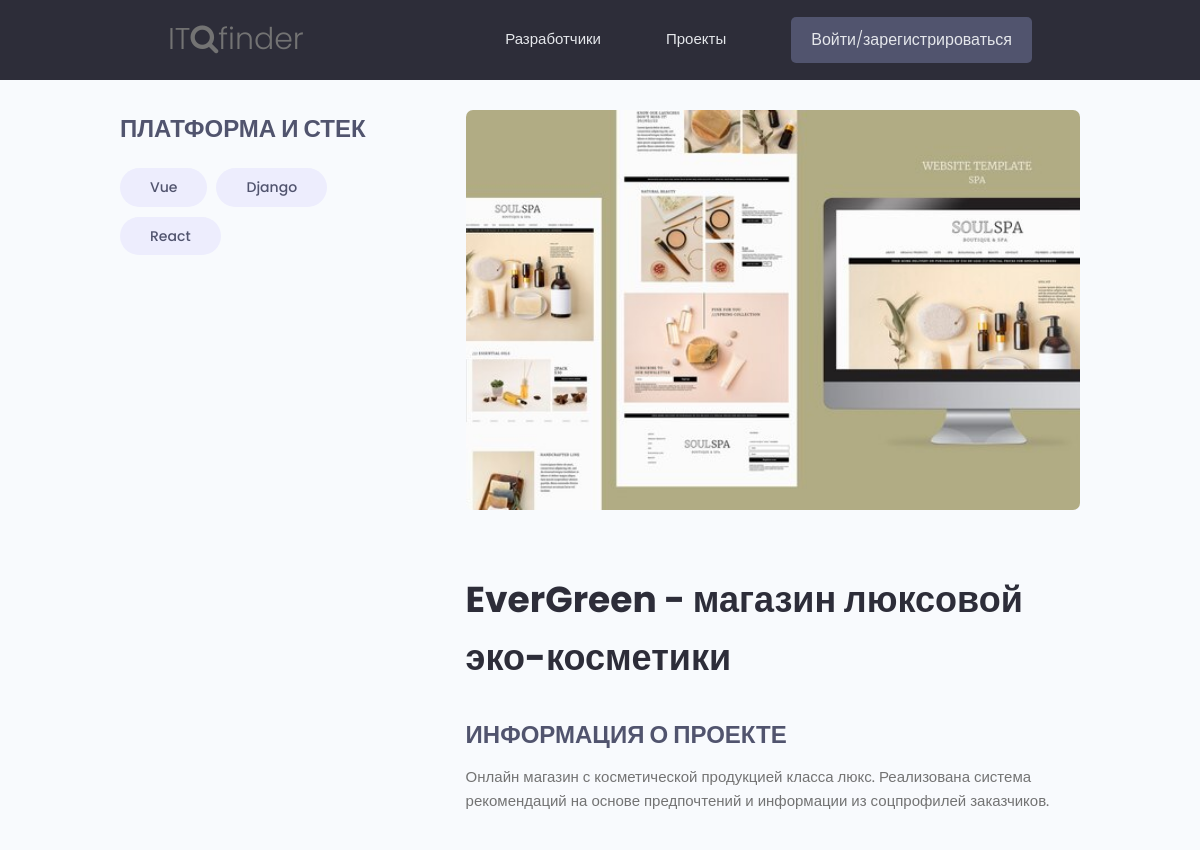
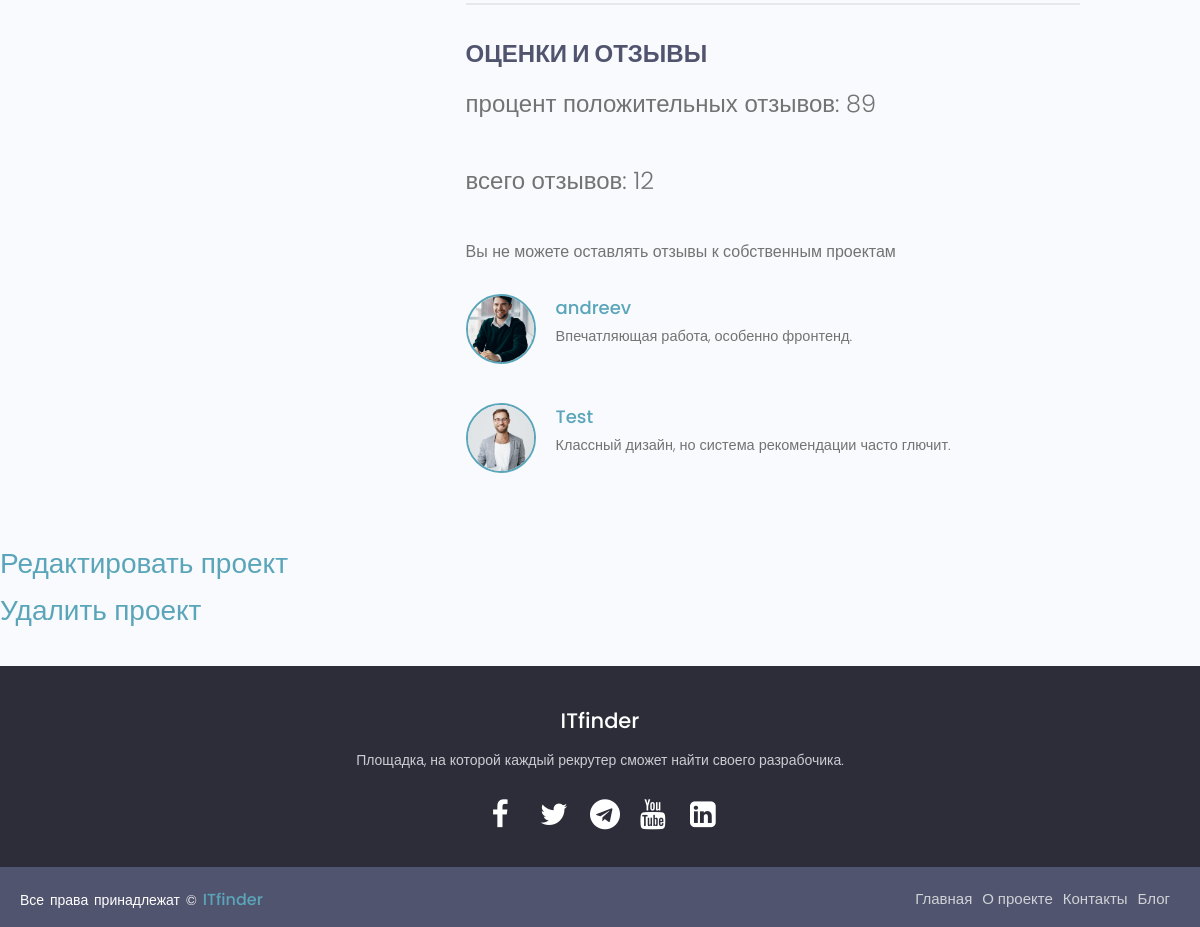
The app's page /projects/project-object/evergreen-shop-luxury-cosmetics/ with its own data (2 pictures, top to bottom).
### projects/models.py (models this page shows, shortened)
class Tag(models.Model):
    name = models.CharField(max_length=100)
    slug = models.SlugField()
    created = models.DateTimeField(auto_now_add=True)
    id = models.UUIDField(default=uuid.uuid4, unique=True, primary_key=True, editable=False)
    def __str__(self):
        return self.name

class Project(models.Model):
    title = models.CharField(max_length=100)
    owner = models.ForeignKey(Profile, null=True, blank=True, on_delete=models.CASCADE)
    slug = models.SlugField()
    image = models.ImageField(null=True, blank=True, default="project_images/default.jpg", upload_to='project_images')
    description = models.TextField(null=True, blank=True)
    tags = models.ManyToManyField(Tag, blank=True)
    total_votes = models.IntegerField(default=0, null=True, blank=True)
    votes_ratio = models.IntegerField(default=0, null=True, blank=True)
    demo_link = models.CharField(max_length=500, null=True, blank=True)
    source_link = models.CharField(max_length=500, null=True, blank=True)
    created = models.DateTimeField(auto_now_add=True)
    id = models.UUIDField(default=uuid.uuid4, unique=True, primary_key=True, editable=False)
    @property
    def reviewers(self):
        queryset = self.review_set.all().values_list('owner__id', flat=True)
        return queryset

class Review(models.Model):
    project = models.ForeignKey(Project, on_delete=models.CASCADE, null=True)
    VOTE_TYPE = (
        ('up', 'Up Vote'),
        ('down', 'Down Vote'),
    )
    owner = models.ForeignKey(Profile, on_delete=models.CASCADE, null=True)
    body = models.TextField(null=True, blank=True)
    value = models.CharField(max_length=200, choices=VOTE_TYPE)
    created = models.DateTimeField(auto_now_add=True)
    id = models.UUIDField(default=uuid.uuid4, unique=True, primary_key=True, editable=False)

### users/models.py (models this page shows)
class Profile(models.Model):
    user = models.OneToOneField(
        User, on_delete=models.CASCADE, null=True, blank=True)
    name = models.CharField(max_length=50, blank=True, null=True)
    email = models.EmailField(max_length=50, blank=True, null=True)
    username = models.CharField(max_length=50, blank=True, null=True)
    city = models.CharField(max_length=50, blank=True, null=True)
    intro = models.CharField(max_length=200, blank=True, null=True)
    bio = models.TextField(blank=True, null=True)
    image = models.ImageField(
        null=True, blank=True, upload_to='profile_images', default="profile_images/default.jpg")
    skills = models.ManyToManyField(Skill, blank=True)
    github = models.CharField(max_length=100, blank=True, null=True)
    twitter = models.CharField(max_length=100, blank=True, null=True)
    linkedin = models.CharField(max_length=100, blank=True, null=True)
    youtube = models.CharField(max_length=100, blank=True, null=True)
    website = models.CharField(max_length=100, blank=True, null=True)
    created = models.DateTimeField(auto_now_add=True)
    id = models.UUIDField(default=uuid.uuid4, unique=True,
                          primary_key=True, editable=False)
    def __str__(self):
        return str(self.username)
    class Meta:
        ordering = ['created']

### projects/views.py (the view, shortened to what this page needs)
# urls.py: path('project-object/<slug:project_slug>/', views.project, name='project'),
def project(request, project_slug):
	project = Project.objects.get(slug=project_slug)
	tags = project.tags.all()
	form = ReviewForm()
	return render(request, 'projects/single-project.html', {'project': project, 'form': form})

### projects/templates/projects/single-project.html (shortened to what this page needs)
{% extends 'base.html' %}
{% block content %}
<main class="singleProject my-md">
    <div class="container">
        <div class="layout">
            <div class="column column--1of3">
                <h3 class="singleProject__subtitle">Платформа и стек</h3>
                <div class="singleProject__toolStack">
                {% for tag in project.tags.all %}
                <a href="{% url 'tag' tag.slug %}" class="tag tag--pill tag--sub tag--lg">{{tag}}</a>
                {% endfor %}
                </div>
            </div>
            <div class="column column--2of3">
                {%  if project.image %}
                <img class="singleProject__preview" src="{{ project.image.url }}" alt="portfolio thumbnail" />
                {%  endif  %}
                <h2 class="singleProject__title">{{ project.title }}</h2>
                <h3 class="singleProject__subtitle">Информация о проекте</h3>
                <div class="singleProject__info">
                    {{ project.description }}
                </div>
                <div class="comments">
                    <h3 class="singleProject__subtitle">Оценки и отзывы</h3>
                    <h5 class="project--rating">
                    процент положительных отзывов: {{project.votes_ratio}}
                    </h5>
                    <h5 class="project--rating">
                    всего отзывов: {{project.total_votes}}
                    </h5>
                    {% if request.user.profile.username in project.reviewers %}
                    <p>Вы уже писали отзыв об этом проекте</p>
                    {% elif request.user.profile == project.owner %}
                    <p>Вы не можете оставлять отзывы к собственным проектам</p>
                    {% else %}
                    <a href="{% url 'login' %}?next={{ request.path }}">Войдите, чтобы оставить отзыв</a>
                    {% endif %}
                    <div class="commentList">
                        {% for review in project.review_set.all %}
                        {% if review.body %}
                        <div class="comment">
                            <a href="{% url 'user-profile' review.owner  %}">
                                <img class="avatar avatar--md" src="{{ review.owner.image.url }}" alt="user" />
                            </a>
                            <div class="comment__details">
                                <a href="{% url 'user-profile' review.owner  %}"
                                    class="comment__author">{{ review.owner }}</a>
                                <p class="comment__info">{{ review.body|linebreaksbr }}</p>
                            </div>
                        </div>
                        {% endif %}
                        {% endfor %}
                    </div>
                </div>
            </div>
        </div>
    </div>
    <h4><a href="{% url 'update-project' project.slug %}">Редактировать проект</a></h4>
    <h4><a href="{% url 'delete-project' project.slug %}">Удалить проект</a></h4>
</main>
{% endblock %}

### projects/static/styles/main.css (style rules this page uses)
* { margin: 0; padding: 0; box-sizing: border-box; }
:root { --color-sub: #2d2d39; }
img { width: 100%; }
.singleProject .column--1of3 { order: 2; }
@media screen and (min-width: 1081px) { .singleProject .column--1of3 { order: 1; } }
@media screen and (min-width: 1081px) { .singleProject .column--2of3 { order: 2; } }
.singleProject__toolStack { margin-top: 2rem; margin-bottom: 4rem; }
.singleProject__preview { height: 50vh; object-fit: cover; object-position: top center; margin-bottom: 3rem; border-radius: 0.7rem; }
.singleProject__title { font-size: 3.6rem; font-weight: 700; color: var(--color-sub); margin-bottom: 3rem; }
.project--rating { margin-bottom: 1.6em; margin-top: .5em; }
.singleProject__subtitle { text-transform: uppercase; font-size: 2.4rem; font-weight: 700; color: var(--color-sub-light); margin-bottom: 1rem; }
.comments { margin-top: 4rem; padding-top: 3rem; border-top: 2px solid var(--color-light); }
.commentList { margin: 3rem 0; }
.comment { display: flex; gap: 2rem; }
.comment:not(:last-child) { margin-bottom: 3rem; }
.comment__author { font-size: 1.8rem; }
.comment__info { font-size: 1.45rem; }

### projects/static/uikit/styles/modules/_variables.css (style rules this page uses)
:root { --color-main: #5aa5b9; --color-main-light: #e6faff; --color-sub: #3f4156; --color-sub-light: #51546e; --color-sub-lighter: #ededfd; --color-text: #737373; --color-gray: #8b8b8b; --color-light: #e5e7eb; --color-light-gray: #767676; --color-bg: #f8fafd; --color-white: #fffefd; --color-white-light: #f3f3f3; --color-success: #359e64; --color-success-bg: #def8e8; --color-error: #fc4b0b; --color-error-bg: #fff2ee; --font-base: 'Poppins', arial, helvetica, 'Segoe UI', roboto, ubuntu, sans-serif; --font-monospace: 'Fira Code', 'Courier New', courier, monospace; --font-regular: 300; --font-medium: 500; --font-bold: 700; --generic-shadow: 1px 1px 5px #00000010; --generic-transition: all 0.3s ease-in-out; }

### projects/static/uikit/styles/modules/_base.css (style rules this page uses)
* { margin: 0; padding: 0; box-sizing: border-box; text-rendering: optimizeLegibility; color: inherit; font-size: inherit; }
html { font-size: 50%; }
@media only screen and (min-width: 480px) { html { font-size: 56.25%; } }
@media only screen and (min-width: 1200px) { html { font-size: 62.5%; } }
body { line-height: 1.6; font-weight: 400; font-size: 1.5rem; color: var(--color-text); background-color: var(--color-bg); min-height: 100vh; }

### projects/static/uikit/styles/modules/_typography.css (style rules this page uses)
* { font-family: var(--font-base); }
h2 { font-size: 3.6rem; font-weight: var(--font-bold); }
h3 { font-size: 3.2rem; font-weight: var(--font-medium); }
h4 { font-size: 2.8rem; font-weight: var(--font-medium); }
h5 { font-size: 2.4rem; font-weight: var(--font-medium); }
h5, h6 { font-weight: var(--font-regular); }
p, span, strong { font-size: 1.6rem; color: var(--color-text); font-weight: var(--font-regular); }
a { padding-bottom: 2px; text-decoration: none; display: inline-block; color: var(--color-main); font-weight: var(--font-medium); }

### projects/static/uikit/styles/modules/_utilities.css (style rules this page uses)
.container { width: 92%; max-width: 165rem; margin: 0 auto; box-sizing: border-box; }
@media screen and (min-width: 1000px) { .container { width: 90%; } }
@media screen and (min-width: 1200px) { .container { width: 80%; } }
.my-md { margin: 3rem auto; }

### projects/static/uikit/styles/modules/_avatar.css (style rules this page uses)
.avatar { border-radius: 50%; border: 2px solid var(--color-main); object-fit: cover; }
.avatar--md { height: 7rem; width: 7rem; }

### projects/static/uikit/styles/modules/_tag.css (style rules this page uses)
.tag { display: inline-flex; align-items: center; background-color: var(--color-sub); height: -webkit-fit-content; height: -moz-fit-content; height: fit-content; width: -webkit-fit-content; width: -moz-fit-content; width: fit-content; border-radius: 0.5rem; padding: 0.5rem 1.5rem; font-size: 1.2rem; cursor: pointer; }
.tag:not(:last-child) { margin-right: 0.25rem; margin-bottom: 0.75rem; }
.tag--pill { border-radius: 5rem; }
.tag--sub, .tag--sub > small { background: var(--color-sub-lighter); color: var(--color-sub-light); font-weight: 500; }
.tag--lg { padding: 0.8rem 3rem; font-size: 1.4rem; }
.tag--lg:not(:last-child) { margin-right: 0.5rem; margin-bottom: 1rem; }

### projects/static/uikit/styles/modules/_layout.css (style rules this page uses)
.layout { display: flex; flex-flow: row wrap; justify-content: space-between; }
.layout > .column { margin-bottom: 3rem; }
.layout > .column.column--1of3 { flex-basis: 30%; }
.layout > .column.column--2of3 { flex-basis: 64%; }

### records on screen
Tag: name "Vue"
Tag: name "Django"
Tag: name "React"
Project: image (picture), title "EverGreen - магазин люксовой эко-косметики", description "Онлайн магазин с косметической продукцией класса люкс. Реализована система рекомендаций на основе предпочтений и информации из соцпрофилей заказчиков.", votes_ratio "89", total_votes "12"
Review: owner.image (picture), owner "andreev", body "Впечатляющая работа, особенно фронтенд."
Review: owner.image (picture), owner "Test", body "Классный дизайн, но система рекомендации часто глючит."
